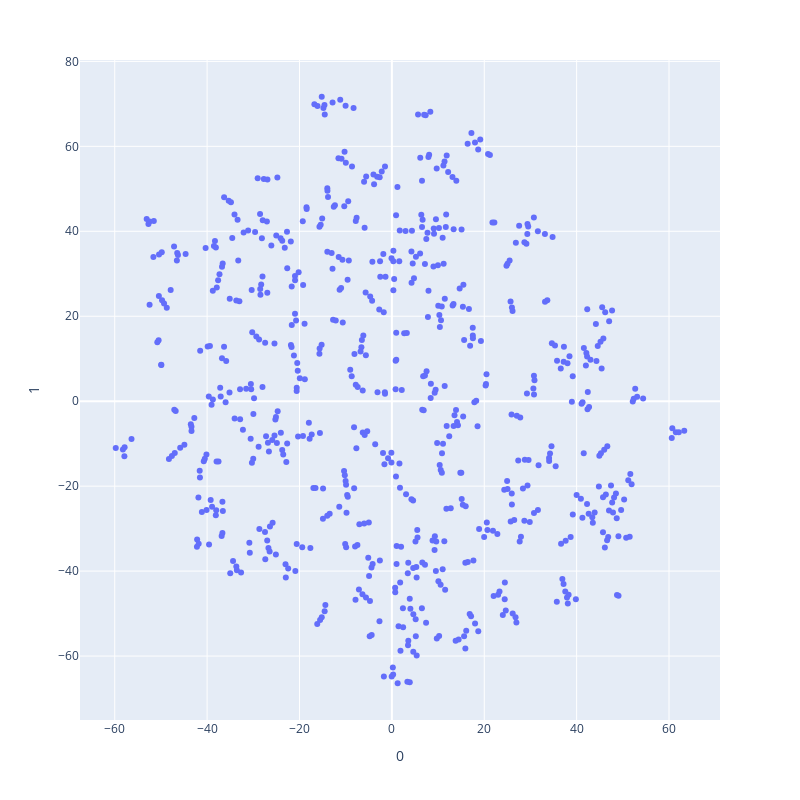

This figure's notebook cell:
### Code cell
fig = px.scatter(
    projections, 
    x=0, y=1,
    hover_name = np.array(vocab),
    width=800, 
    height=800
)
fig.show()

### Figure 1 — Plotly figure (JSON) as saved in the notebook; plotly's stock layout.template omitted (floating-point values rounded to 4 significant figures; data arrays with more than 128 entries replaced by an {"elided": "..."} marker saying what was removed)
{"data": [{"hovertemplate": "<b>%{hovertext}</b><br><br>0=%{x}<br>1=%{y}<extra></extra>", "hovertext": {"elided": "675 str values"}, "legendgroup": "", "marker": {"color": "#636efa", "symbol": "circle"}, "mode": "markers", "name": "", "orientation": "v", "showlegend": false, "type": "scatter", "x": {"elided": "675 float values"}, "xaxis": "x", "y": {"elided": "675 float values"}, "yaxis": "y"}], "layout": {"height": 800, "legend": {"tracegroupgap": 0}, "margin": {"t": 60}, "width": 800, "xaxis": {"anchor": "y", "domain": [0, 1], "title": {"text": "0"}}, "yaxis": {"anchor": "x", "domain": [0, 1], "title": {"text": "1"}}}}
